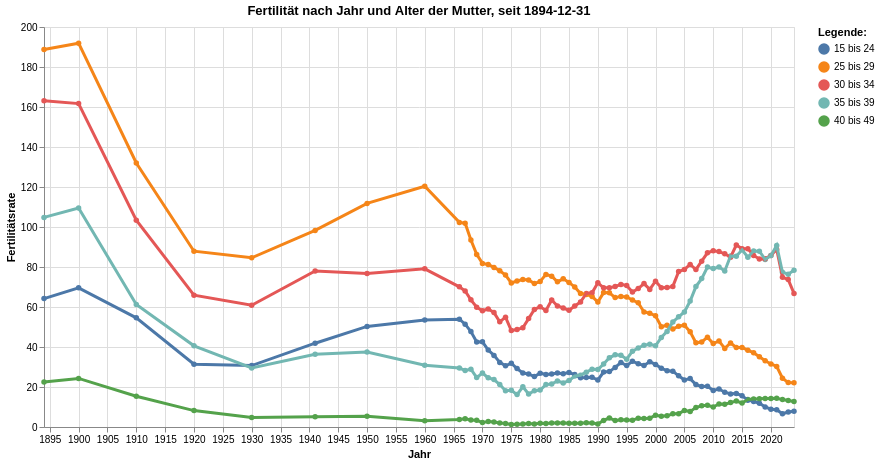

The notebook cell saved with this chart:
### Code cell
grafik3 = mypy_dv.plot_altair_multiline_highlight(
    data = myAgg3.reset_index()
    ,x = 'StichtagDatJahr:T'
    ,y = 'Fertilitaetsrate_noDM:Q'
    ,x_beschriftung = 'Jahr'
    , y_beschriftung = 'Fertilitätsrate'
    ,category = "AlterVMutterKlasseLang:N"
    ,category_beschriftung= 'Legende:'
    ,warning_status = "ignore" #always or ignore
    ,myTitle="Fertilität nach Jahr und Alter der Mutter, seit "+data_min_date
)
grafik3

### Figure 1 — Vega-Lite specification as saved in the notebook (floating-point values rounded to 4 significant figures; data arrays with more than 128 entries replaced by an {"elided": "..."} marker saying what was removed)
{"config": {"view": {"continuousWidth": 300, "continuousHeight": 300}}, "layer": [{"mark": {"type": "circle"}, "encoding": {"color": {"field": "AlterVMutterKlasseLang", "legend": {"orient": "right", "title": "Legende:"}, "type": "nominal"}, "opacity": {"value": 1.3}, "tooltip": [{"field": "StichtagDatJahr", "type": "temporal"}, {"field": "AlterVMutterKlasseLang", "type": "nominal"}, {"field": "Fertilitaetsrate_noDM", "type": "quantitative"}], "x": {"axis": {"title": "Jahr"}, "field": "StichtagDatJahr", "type": "temporal"}, "y": {"axis": {"title": "Fertilitätsrate"}, "field": "Fertilitaetsrate_noDM", "type": "quantitative"}}, "name": "view_14", "title": "Fertilität nach Jahr und Alter der Mutter, seit 1894-12-31"}, {"mark": {"type": "line"}, "encoding": {"color": {"field": "AlterVMutterKlasseLang", "legend": {"orient": "right", "title": "Legende:"}, "type": "nominal"}, "size": {"condition": {"test": {"not": {"param": "param_14"}}, "value": 1.2}, "value": 3}, "tooltip": [{"field": "StichtagDatJahr", "type": "temporal"}, {"field": "AlterVMutterKlasseLang", "type": "nominal"}, {"field": "Fertilitaetsrate_noDM", "type": "quantitative"}], "x": {"axis": {"title": "Jahr"}, "field": "StichtagDatJahr", "type": "temporal"}, "y": {"axis": {"title": "Fertilitätsrate"}, "field": "Fertilitaetsrate_noDM", "type": "quantitative"}}, "title": "Fertilität nach Jahr und Alter der Mutter, seit 1894-12-31"}], "data": {"name": "data-78db833bb60f7dff8ae1cc0e7bb1d735"}, "height": 400, "params": [{"name": "param_14", "select": {"type": "point", "fields": ["AlterVMutterKlasseLang:N"], "nearest": true, "on": "pointerover"}, "views": ["view_14"]}], "width": 750, "$schema": "https://vega.github.io/schema/vega-lite/v5.8.0.json", "datasets": {"data-78db833bb60f7dff8ae1cc0e7bb1d735": {"elided": "335 records"}}}
